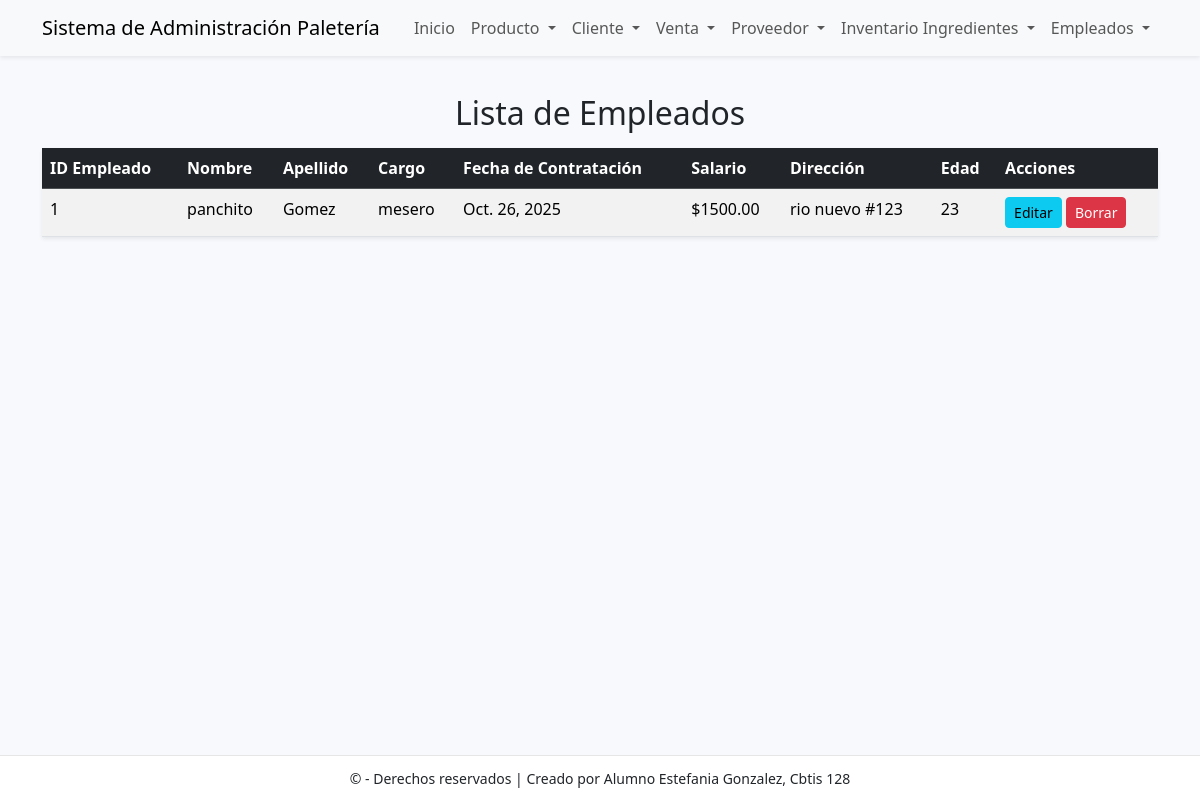
Page /empleado/ver/ on the committed database.
### app_Paleteria/models.py (models this page shows, shortened)
class Empleado(models.Model):
    id_empleado = models.AutoField(primary_key=True)
    nombre = models.CharField(max_length=100)
    apellido = models.CharField(max_length=100)
    cargo = models.CharField(max_length=100)
    fecha_contratacion = models.DateField()
    salario = models.DecimalField(max_digits=10, decimal_places=2)
    direccion = models.CharField(max_length=200)
    edad = models.IntegerField()

### app_Paleteria/views.py (the view)
# urls.py: path('empleado/ver/', views.ver_empleado, name='ver_empleado'),
def ver_empleado(request):
    empleados = Empleado.objects.all().order_by('id_empleado')
    return render(request, 'empleado/ver_empleado.html', {'empleados': empleados})

### app_Paleteria/templates/empleado/ver_empleado.html
{% extends 'base.html' %}
{% block content %}
  <h2 class="text-center mt-4 mb-3">Lista de Empleados</h2>
  <table class="table table-striped table-hover shadow-sm">
    <thead class="table-dark">
      <tr>
        <th>ID Empleado</th>
        <th>Nombre</th>
        <th>Apellido</th>
        <th>Cargo</th>
        <th>Fecha de Contratación</th>
        <th>Salario</th>
        <th>Dirección</th>
        <th>Edad</th>
        <th>Acciones</th>
      </tr>
    </thead>
    <tbody>
      {% for e in empleados %}
      <tr>
        <td>{{ e.id_empleado }}</td>
        <td>{{ e.nombre }}</td>
        <td>{{ e.apellido }}</td>
        <td>{{ e.cargo }}</td>
        <td>{{ e.fecha_contratacion }}</td>
        <td>${{ e.salario }}</td>
        <td>{{ e.direccion }}</td>
        <td>{{ e.edad }}</td>
        <td>
          <a class="btn btn-sm btn-info" href="{% url 'actualizar_empleado' e.pk %}">Editar</a>
          <a class="btn btn-sm btn-danger" href="{% url 'borrar_empleado' e.pk %}">Borrar</a>
        </td>
      </tr>
      {% empty %}
      <tr>
        <td colspan="9" class="text-center">No hay empleados registrados.</td>
      </tr>
      {% endfor %}
    </tbody>
  </table>
{% endblock %}

### app_Paleteria/templates/base.html (style rules this page uses)
body { padding-top: 70px; padding-bottom: 70px; background:#f7f9fc; }

### rows in the picture
Empleado: id_empleado "1", nombre "panchito", apellido "Gomez", cargo "mesero", fecha_contratacion "Oct. 26, 2025", salario "1500.00", direccion "rio nuevo #123", edad "23"
